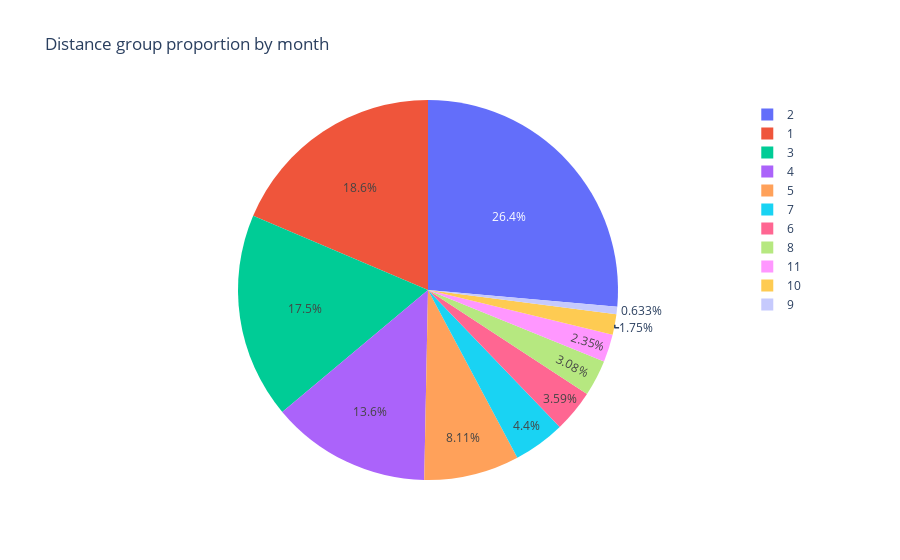

Here is the notebook cell this chart was saved with:
### Markdown cell above
Let us represent the proportion of distance group by month (month indicated by numbers)

This plot should contain the following

* Title as **Distance group proportion by month**.
* values should be **Month**
* names should be **DistanceGroup**

### Code cell
# Use px.pie function to create the chart. Input dataset. 
# Values parameter will set values associated to the sector. 'Month' feature is passed to it.
# labels for the sector are passed to the `names` parameter.
fig = px.pie(data, values='Month', names='DistanceGroup', title='Distance group proportion by month')
fig.show()

### Figure 1 — Plotly figure (JSON) as saved in the notebook; plotly's stock layout.template omitted (floating-point values rounded to 4 significant figures; data arrays with more than 128 entries replaced by an {"elided": "..."} marker saying what was removed)
{"data": [{"domain": {"x": [0, 1], "y": [0, 1]}, "hovertemplate": "DistanceGroup=%{label}<br>Month=%{value}<extra></extra>", "labels": {"elided": "500 int values"}, "legendgroup": "", "name": "", "showlegend": true, "type": "pie", "values": {"elided": "500 int values"}}], "layout": {"legend": {"tracegroupgap": 0}, "title": {"text": "Distance group proportion by month"}}}
